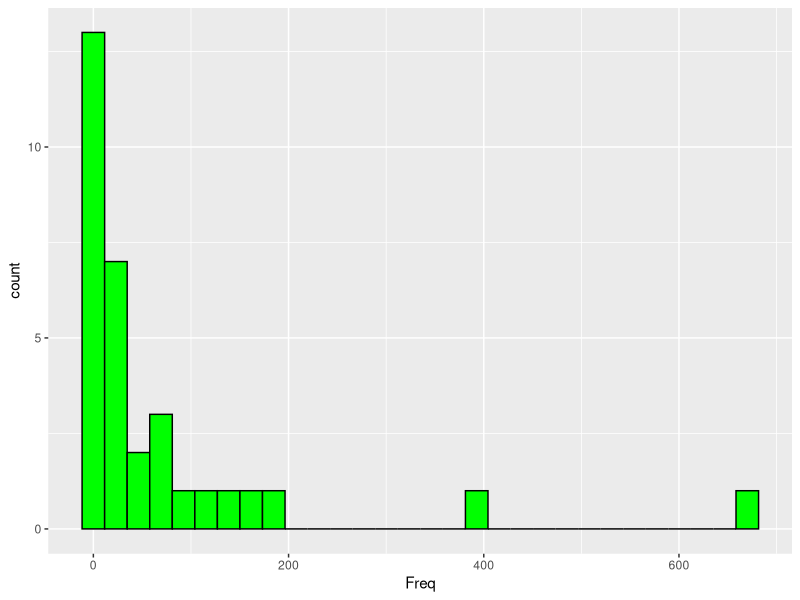

R code for this plot:
library(ggplot2)
data(Titanic)
Titanic_df <- as.data.frame(Titanic)
ggplot(Titanic_df, aes(x = Freq)) + geom_histogram(color = "black", fill = "green", bins = 30)

